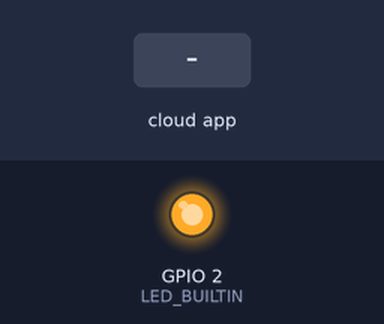
The sketch below on a simulated ESP8266 (NodeMCU). Shown: output pins drawn as LEDs (lit = HIGH, except the on-board LED, lit = LOW). The inputs (shaded band) are chosen by the test bench. WiFi joins after 1.5 s; servers stay silent unless stated; what the sketch prints to the serial monitor is not drawn.

Above: at 4.7 s.
4.8 s: the phone or cloud app sets 61eaa57b5237d163c303c4e4 to 0
At 6.0 s:
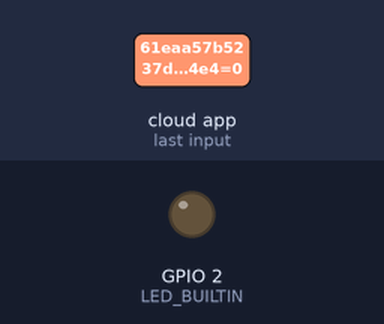
6.4 s: the phone or cloud app sets 61eaa57b5237d163c303c4e4 to 1
At 7.2 s:
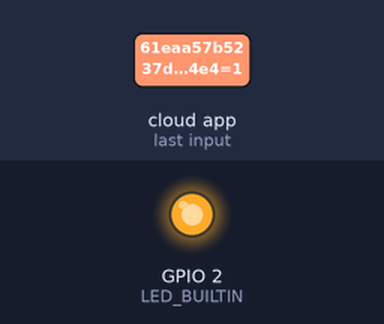
Timing chart, 0 to 9.4 s (numbered marks = the images above; inputs shaded):
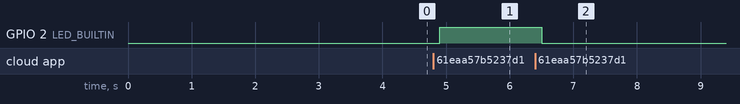

Measured:
- after the input at 4.8 s, GPIO 2 (LED_BUILTIN): LOW → HIGH after 0.10 s
- after the input at 6.4 s, GPIO 2 (LED_BUILTIN): HIGH → LOW after 0.10 s

The sketch:

sketch_jan2a.ino
```cpp
#ifdef ENABLE_DEBUG
#define DEBUG_ESP_PORT Serial
#define NODEBUG_WEBSOCKETS
#define NDEBUG
#endif

#include <Arduino.h>
#ifdef ESP8266
#include <ESP8266WiFi.h>
#endif
#ifdef ESP32
#include <WiFi.h>
#endif

#include "SinricPro.h"
#include "SinricProSwitch.h"

#define WIFI_SSID         "Valar Dohaeris"
#define WIFI_PASS         "grasshopper"
#define APP_KEY           "62c61038-dd45-45f3-bdfa-5cc68c7fc4c2"
#define APP_SECRET        "6a170bc5-d971-4b85-8a11-edfd422fecb1-48319353-09da-485c-b8d7-89c262fd004e"

#define SWITCH1_ID         "61eaa57b5237d163c303c4e4"

#define BAUD_RATE         9600


bool onPowerState1(const String &deviceId, bool &state) {

  //Serial.printf("device %s turned %s\r\n", deviceId.c_str(), state?"on":"off");
  if (state) {
    Serial.printf("ON\r\n");
    lampOff();
  }
  else {
    lampOn();
    Serial.print("OFF\r\n");
  }

  return true; // indicate that callback handled correctly
}


void setupWiFi() {
  Serial.printf("\r\n[Wifi]: Connecting");
  WiFi.begin(WIFI_SSID, WIFI_PASS);

  while (WiFi.status() != WL_CONNECTED) {
    Serial.printf(".");
    delay(250);
  }
  Serial.printf("connected!\r\n[WiFi]: IP-Address is %s\r\n", WiFi.localIP().toString().c_str());
}


void setupSinricPro() {
  // add device to SinricPro
  SinricProSwitch& mySwitch1 = SinricPro[SWITCH1_ID];

  // set callback function to device
  mySwitch1.onPowerState(onPowerState1);

  // setup SinricPro
  SinricPro.onConnected([]() {
    Serial.printf("Connected to SinricPro\r\n");
  });
  SinricPro.onDisconnected([]() {
    Serial.printf("Disconnected from SinricPro\r\n");
  });

  SinricPro.begin(APP_KEY, APP_SECRET);
}


void lampOn(){
  delay(100);
  digitalWrite(LED_BUILTIN, HIGH);
}

void lampOff(){
  delay(100);;
  digitalWrite(LED_BUILTIN, LOW);
}

void setup() {
  Serial.begin(BAUD_RATE); Serial.printf("\r\n\r\n");
  pinMode(LED_BUILTIN, OUTPUT);


  delay(2000);
  setupWiFi();
  setupSinricPro();

}


void loop() {
  SinricPro.handle();
}
```
